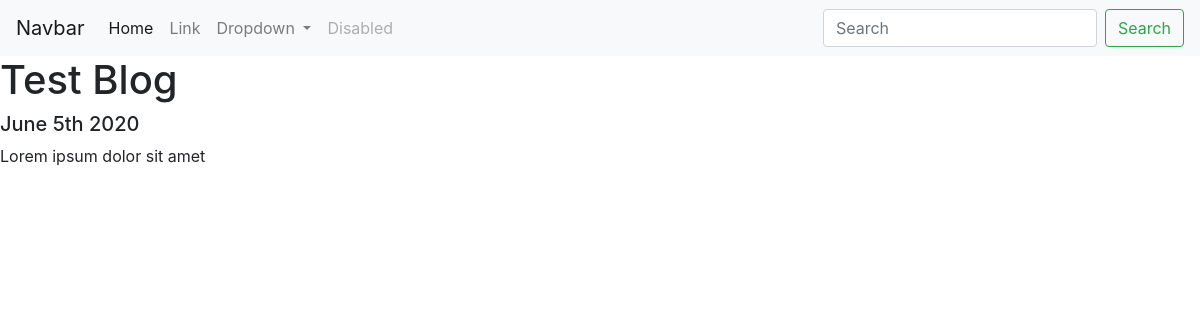
Before: /blog/1/ with the older database file.
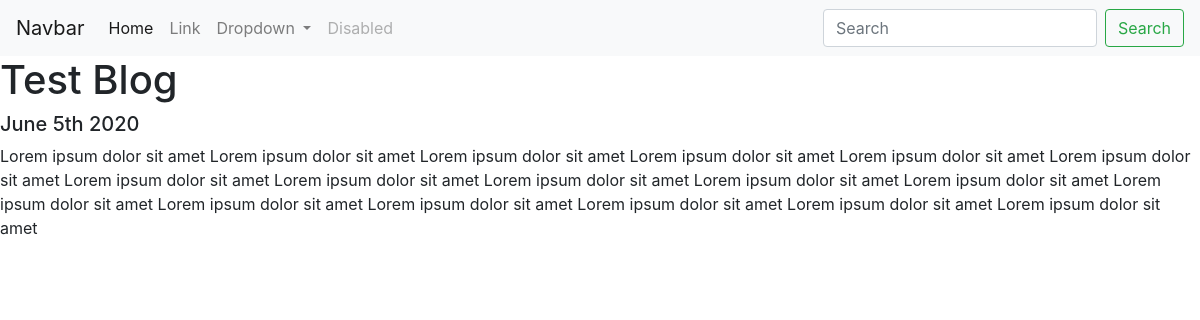
After: the same page with the newer database file.
### blog/models.py (models this page shows, shortened)
class Blog(models.Model):
    title = models.CharField(max_length=200)
    description = models.TextField()
    date = models.DateField()

### blog/views.py (the view)
# urls.py: path('<int:blog_id>/', views.detail, name='detail'),
def detail(request, blog_id):
    blog = get_object_or_404(Blog, pk=blog_id)
    return render(request, 'blog/detail.html',{'blog':blog})

### blog/templates/blog/detail.html
{% extends 'portfolio/base.html' %}
{% block content %}
<h1>{{ blog.title }}</h1>
<h5>{{ blog.date|date:'F jS Y'}}</h5>
<p>{{ blog.description|safe }}</p>
{% endblock %}

Changed rows visible on the page:
changed Blog "Test Blog": description "Lorem ipsum dolor sit amet" → "Lorem ipsum dolor sit amet Lorem ipsum dolor sit amet Lorem ipsum dolor sit amet Lorem ipsum dolor sit amet Lorem ipsum dolor sit amet Lorem ipsum dolor sit amet Lorem ipsum dolor sit amet Lorem ipsum dolor sit amet Lorem ipsum dolor sit amet Lorem ipsum dolor sit amet Lorem ipsum dolor sit amet Lorem ipsum dolor sit amet Lorem ipsum dolor sit amet Lorem ipsum dolor sit amet Lorem ipsum dolor sit amet Lorem ipsum dolor sit amet Lorem ipsum dolor sit amet"
